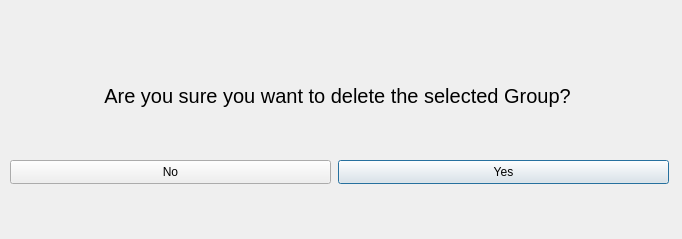
<?xml version="1.0" encoding="UTF-8"?>
<ui version="4.0">
 <class>DelSelectedDetail</class>
 <widget class="QDialog" name="DelSelectedDetail">
  <property name="geometry">
   <rect>
    <x>0</x>
    <y>0</y>
    <width>682</width>
    <height>239</height>
   </rect>
  </property>
  <property name="windowTitle">
   <string>Dialog</string>
  </property>
  <widget class="QLabel" name="DSDAsklabel">
   <property name="geometry">
    <rect>
     <x>8</x>
     <y>60</y>
     <width>659</width>
     <height>71</height>
    </rect>
   </property>
   <property name="font">
    <font>
     <pointsize>15</pointsize>
    </font>
   </property>
   <property name="text">
    <string>Are you sure you want to delete the selected Group?</string>
   </property>
   <property name="alignment">
    <set>Qt::AlignCenter</set>
   </property>
  </widget>
  <widget class="QPushButton" name="DSDYespushButton">
   <property name="geometry">
    <rect>
     <x>338</x>
     <y>160</y>
     <width>331</width>
     <height>24</height>
    </rect>
   </property>
   <property name="text">
    <string>Yes</string>
   </property>
  </widget>
  <widget class="QPushButton" name="DSDNopushButton">
   <property name="geometry">
    <rect>
     <x>10</x>
     <y>160</y>
     <width>321</width>
     <height>24</height>
    </rect>
   </property>
   <property name="text">
    <string>No</string>
   </property>
  </widget>
 </widget>
 <resources/>
 <connections/>
</ui>
